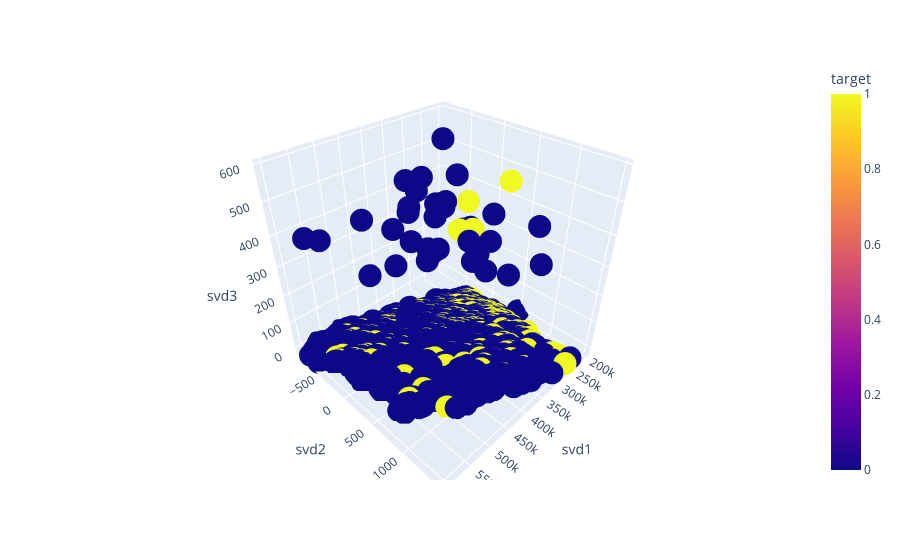

Notebook code cell kept with this figure:
### Code cell
fig = px.scatter_3d(X_reduced_svd, x='svd1', y='svd2', z='svd3',
              color='target')
fig.show()

### Figure 1 — Plotly figure (JSON) as saved in the notebook; plotly's stock layout.template omitted (floating-point values rounded to 4 significant figures; data arrays with more than 128 entries replaced by an {"elided": "..."} marker saying what was removed)
{"data": [{"hovertemplate": "svd1=%{x}<br>svd2=%{y}<br>svd3=%{z}<br>target=%{marker.color}<extra></extra>", "legendgroup": "", "marker": {"color": {"elided": "3489 int values"}, "coloraxis": "coloraxis", "symbol": "circle"}, "mode": "markers", "name": "", "scene": "scene", "showlegend": false, "type": "scatter3d", "x": {"elided": "3489 float values"}, "y": {"elided": "3489 float values"}, "z": {"elided": "3489 float values"}}], "layout": {"coloraxis": {"colorbar": {"title": {"text": "target"}}, "colorscale": [[0, "#0d0887"], [0.1111, "#46039f"], [0.2222, "#7201a8"], [0.3333, "#9c179e"], [0.4444, "#bd3786"], [0.5556, "#d8576b"], [0.6667, "#ed7953"], [0.7778, "#fb9f3a"], [0.8889, "#fdca26"], [1, "#f0f921"]]}, "legend": {"tracegroupgap": 0}, "margin": {"t": 60}, "scene": {"domain": {"x": [0, 1], "y": [0, 1]}, "xaxis": {"title": {"text": "svd1"}}, "yaxis": {"title": {"text": "svd2"}}, "zaxis": {"title": {"text": "svd3"}}}}}
